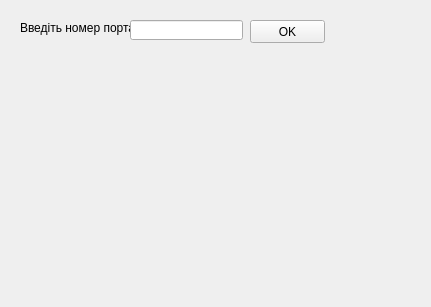
<?xml version="1.0" encoding="UTF-8"?>
<ui version="4.0">
 <class>Server</class>
 <widget class="QWidget" name="Server">
  <property name="geometry">
   <rect>
    <x>0</x>
    <y>0</y>
    <width>431</width>
    <height>307</height>
   </rect>
  </property>
  <property name="windowTitle">
   <string>Server</string>
  </property>
  <widget class="QLabel" name="label">
   <property name="geometry">
    <rect>
     <x>20</x>
     <y>20</y>
     <width>111</width>
     <height>16</height>
    </rect>
   </property>
   <property name="text">
    <string>Введіть номер порта</string>
   </property>
  </widget>
  <widget class="QLineEdit" name="lineEdit">
   <property name="geometry">
    <rect>
     <x>130</x>
     <y>20</y>
     <width>113</width>
     <height>20</height>
    </rect>
   </property>
  </widget>
  <widget class="QPushButton" name="pushButton">
   <property name="geometry">
    <rect>
     <x>250</x>
     <y>20</y>
     <width>75</width>
     <height>23</height>
    </rect>
   </property>
   <property name="text">
    <string>OK</string>
   </property>
  </widget>
 </widget>
 <layoutdefault spacing="6" margin="11"/>
 <resources/>
 <connections/>
</ui>
